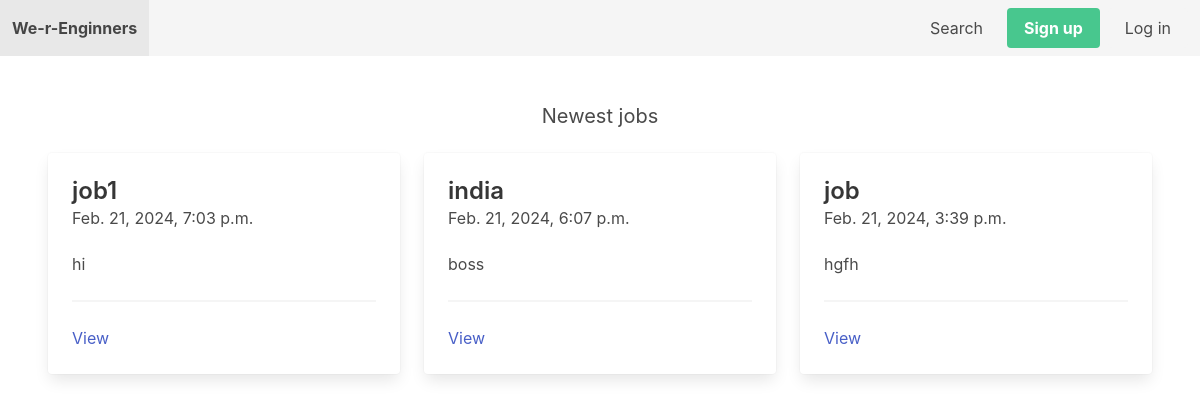
The page / on the database its author committed.
### job/models.py (models this page shows, shortened)
class Job(models.Model):
    SIZE_1_9 = 'size_1-9'
    SIZE_10_49 = 'size_10-49'
    SIZE_50_99 = 'size_50-99'
    SIZE_100 = 'size_100'
    CHOICES_SIZE = (
        (SIZE_1_9, '1-9'),
        (SIZE_10_49, '10-49'),
        (SIZE_50_99, '50-99'),
        (SIZE_100, '100+'),
    )
    ACTIVE = 'active'
    EMPLOYED = 'employed'
    ARCHIVED = 'archived'
    CHOICES_STATUS = (
        (ACTIVE, 'Active'),
        (EMPLOYED, 'Employed'),
        (ARCHIVED, 'Archived')
    )
    title = models.CharField(max_length=255)
    short_description = models.TextField()
    long_description = models.TextField(blank=True, null=True)
    company_name = models.CharField(max_length=255)
    company_address = models.CharField(max_length=255, blank=True, null=True)
    company_zipcode = models.CharField(max_length=255, blank=True, null=True)
    company_place = models.CharField(max_length=255, blank=True, null=True)
    company_country = models.CharField(max_length=255, blank=True, null=True)
    company_size = models.CharField(max_length=20, choices=CHOICES_SIZE, default=SIZE_1_9)
    created_by = models.ForeignKey(User, related_name='jobs', on_delete=models.CASCADE)
    created_at = models.DateTimeField(auto_now_add=True)
    changed_at = models.DateTimeField(auto_now=True)
    status = models.CharField(max_length=20, choices=CHOICES_STATUS, default=ACTIVE)

### core/views.py (the view)
# urls.py: path('', frontpage, name='frontpage'),
def frontpage(request):
    jobs = Job.objects.filter(status=Job.ACTIVE).order_by('-created_at')[0:3]
    return render(request, 'core/frontpage.html', {'jobs': jobs})

### notification/context_processors.py (called while the page is built)
def notifications(request):
    if request.user.is_authenticated:
        return {'notifications': request.user.notifications.filter(is_read=False)}
    else:
        return {'notifications': []}

### core/templates/core/frontpage.html
{% extends 'core/base.html' %}
{% block content %}
    <h2 class="subtitle has-text-centered">Newest jobs</h2>
    <div class="columns">
        {% for job in jobs %}
            <div class="column is-4">
                <div class="card">
                    <div class="card-content">
                        <div class="media">
                            <div class="media-content">
                                <p class="title is-4">{{ job.title }}</p>
                                <p class="subtitle is-6">{{ job.created_at }}</p>
                            </div>
                        </div>
                        <div class="content">
                            {{ job.short_description }}
                            <hr>
                            <a href="{% url 'job_detail' job.id %}">View</a>
                        </div>
                    </div>
                </div>
            </div>
        {% endfor %}
    </div>
{% endblock %}

### rows shown on the page
Job: title "job1", created_at "Feb. 21, 2024, 7:03 p.m.", short_description "hi"
Job: title "india", created_at "Feb. 21, 2024, 6:07 p.m.", short_description "boss"
Job: title "job", created_at "Feb. 21, 2024, 3:39 p.m.", short_description "hgfh"
